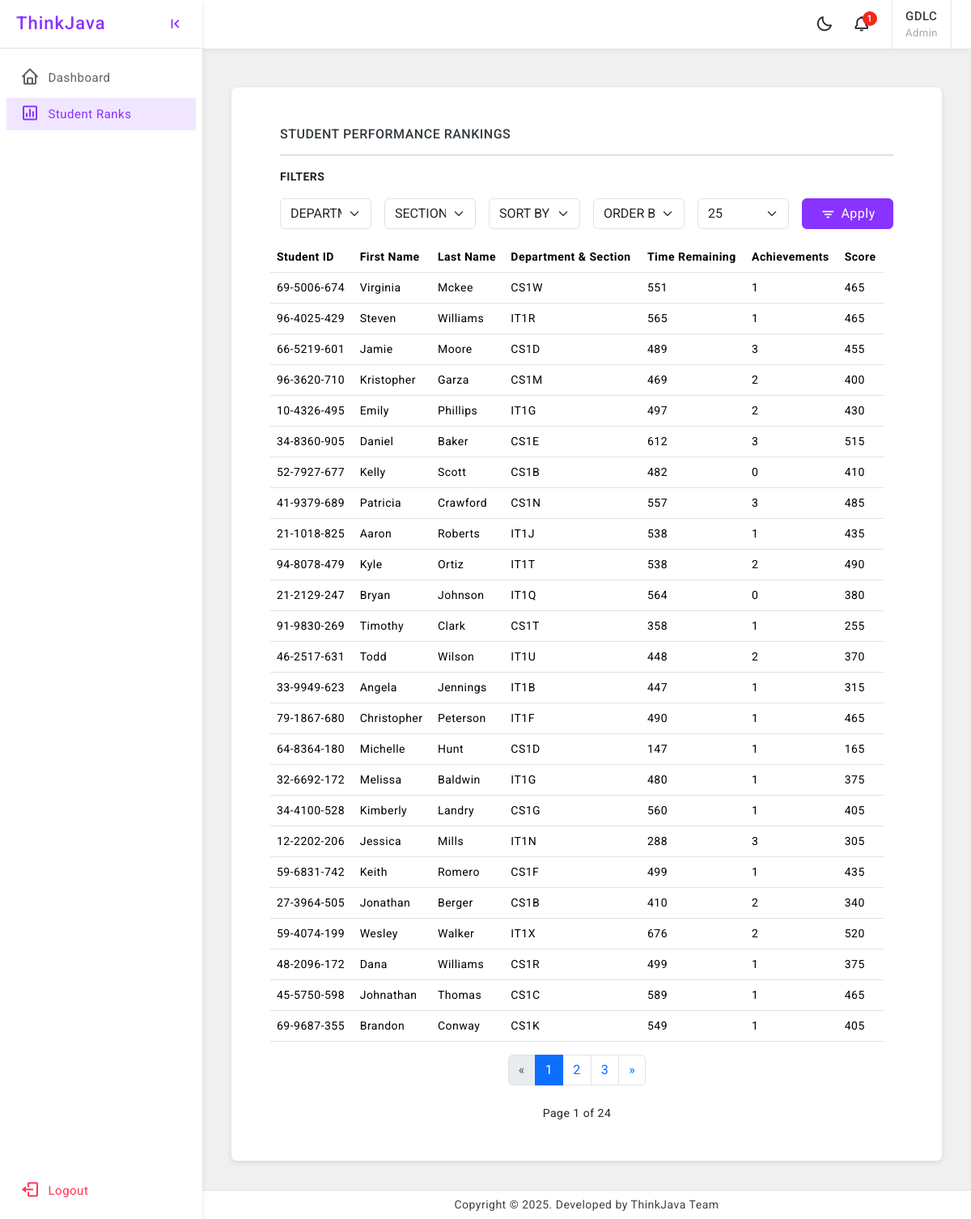
The page /student_rankings/ (signed in) on the database its author committed.
### StudentManagementSystem/models/admin.py (models this page shows, shortened)
class SimpleAdmin(models.Model):
    username = models.CharField(max_length=150, unique=True)
    password = models.CharField(max_length=128)  # You can hash passwords if needed
    first_name = models.CharField(max_length=150)
    last_name = models.CharField(max_length=150)
    role = models.CharField(
        max_length=20,
        choices=Role.choices,
        default=Role.ADMIN  # Default to 'Admin' role
    )

### StudentManagementSystem/models/student.py (models this page shows, shortened)
class Student(models.Model):
    student_id = models.CharField(max_length=50, unique=True)  # unique username or ID
    first_name = models.CharField(max_length=150)
    last_name = models.CharField(max_length=150)
    date_of_birth = models.DateField(null=True, blank=True)
    password = models.CharField(max_length=128)  # should be hashed
    year_level = models.ForeignKey(YearLevel, on_delete=models.CASCADE, null=True, blank=True)
    section = models.ForeignKey(Section, on_delete=models.CASCADE, null=True, blank=True)
    role = models.CharField(
        max_length=20,
        choices=Role.choices,
        default=Role.STUDENT  # Default to 'Student' role
    )
    @property
    def full_section(self):
        if self.section:
            return f"{self.section.department.name}{self.section.year_level.year}{self.section.letter}"
        return "N/A"

### StudentManagementSystem/views/admin/ranking_students.py (the view)
def student_ranking(request):
    user_context = get_user_context(request)
    role = user_context.get('role')
    if role not in [Role.ADMIN, Role.TEACHER]:
        return HttpResponseForbidden("You do not have permission to access this page.")
    department_name = request.GET.get("department")
    section_filter = request.GET.get("filter_by")
    sort_by = request.GET.get("sort_by", "")
    sort_order = request.GET.get("sort_order", "")
    page_number = request.GET.get("page", 1)
    per_page = int(request.GET.get("per_page", 25))
    departments = Department.objects.all().order_by("name")
    limit_to_students = None
    if role == Role.TEACHER:
        handled_sections = user_context.get('teacher').handled_sections.select_related("year_level", "section", "department")
        all_handled_section_ids = [hs.section.id for hs in handled_sections]
        if department_name and department_name.lower() != "all":
            filtered_section_ids = [
                hs.section.id for hs in handled_sections if hs.department.name == department_name
            ]
        else:
            filtered_section_ids = all_handled_section_ids
        sections = Section.objects.filter(id__in=filtered_section_ids).select_related('year_level') \
            .order_by('year_level__year', 'letter')
        limit_to_students = Student.objects.filter(
            section__id__in=filtered_section_ids
        ).values_list('id', flat=True)
    else:
        if department_name and department_name.lower() != "all":
            sections = Section.objects.filter(department__name=department_name) \
                .select_related("year_level").order_by("year_level__year", "letter")
        else:
            sections = Section.objects.select_related("year_level").order_by("year_level__year", "letter")
    unique_sections = []
    seen = set()
    for section in sections:
        section_key = (section.year_level.id, section.letter)
        if section_key not in seen:
            seen.add(section_key)
            unique_sections.append(section)
    sections = unique_sections
    rankings = get_all_student_rankings(
        sort_by=sort_by,
        sort_order=sort_order,
        filter_by=section_filter,
        department_filter=None if department_name and department_name.lower() == "all" else department_name,
        limit_to_students=limit_to_students
    )
    paginator = Paginator(rankings, per_page)
    page_obj = paginator.get_page(page_number)
    context = {
        'departments': departments,
        'sections': sections,
        'rankings': page_obj.object_list,
        'page_obj': page_obj,
        'selected_department': department_name,
        'selected_section': section_filter,
        'sort_by': sort_by,
        'sort_order': sort_order,
        'per_page': per_page,
        'username': user_context['username'],
        'role': user_context['role'],
    }
    return render(request, 'admin/student_ranking.html', context)

### StudentManagementSystem/templates/admin/student_ranking.html (shortened to what this page needs)
{% extends 'base.html' %}
{% load static %}
{% block sidebar %}{% include 'sidebar.html' %} {% endblock %}
{% block header %} {% include 'header.html' %} {% endblock %}
{% block content %}
    <div class="page-wrapper">
        <div class="row p-5">
            <div class="card">
                <div class="card-body p-5">
                    <h6 class="mb-0 text-uppercase">Student Performance Rankings</h6>
                    <hr>
                    <div class="row">
                        <div class="fw-bold mb-3">FILTERS</div>
                        <form method="get" class="filter-form">
                            <div class="row g-3">
                                <div class="col-2">
                                    <select name="department" id="department" class="form-select">
                                        <option value="">DEPARTMENTS</option>
                                    </select>
                                </div>
                                <div class="col-2">
                                    <select name="filter_by" id="filter_by" class="form-select">
                                        <option value="">SECTIONS</option>
                                    </select>
                                </div>
                                <div class="col-2">
                                    <select name="sort_by" id="sort_by" class="form-select text-uppercase">
                                        <option value="" {% if not sort_order %}selected{% endif %}>SORT BY</option>
                                    </select>
                                </div>
                                <div class="col-2">
                                    <select name="sort_order" id="sort_order" class="form-select text-uppercase">
                                        <option value="" {% if not sort_order %}selected{% endif %}>ORDER BY</option>
                                    </select>
                                </div>
                                <div class="col-2">
                                    <select name="per_page" onchange="this.form.submit()" class="form-select">
                                        <option value="25" {% if per_page == 25 %}selected{% endif %}>25</option>
                                    </select>
                                </div>
                                <div class="col-2">
                                    <button type="submit" class="btn btn-primary w-100"><i
                                            class="bx bx-filter"></i>Apply
                                    </button>
                                </div>
                            </div>
                        </form>
                        <div class="row mt-3">
                            <table class="table mb-0 table-hover">
                                <thead>
                                <tr>
                                    <th scope="col">Student ID</th>
                                    <th scope="col">First Name</th>
                                    <th scope="col">Last Name</th>
                                    <th scope="col">Department & Section</th>
                                    <th scope="col">Time Remaining</th>
                                    <th scope="col">Achievements</th>
                                    <th scope="col">Score</th>
                                </tr>
                                </thead>
                                <tbody>
                                {% for student in rankings %}
                                    <tr>
                                        <td>{{ student.student_id }}</td>
                                        <td>{{ student.first_name }}</td>
                                        <td>{{ student.last_name }}</td>
                                        <td>{{ student.section }}</td>
                                        <td>{{ student.total_time_remaining }}</td>
                                        <td>{{ student.achievements_unlocked }}</td>
                                        <td>{{ student.score }}</td>
                                    </tr>
                                {% empty %}
                                    <tr>
                                        <td colspan="9" class="text-center">No student data available.</td>
                                    </tr>
                                {% endfor %}
                                </tbody>
                            </table>
                            <div class="mt-3">
                                {% if page_obj.has_other_pages %}
                                    <div class="d-flex justify-content-center">
                                        <ul class="pagination">
                                            {% if page_obj.has_previous %}
                                                <li class="page-item">
                                                    <a class="page-link"
                                                       href="?{% if selected_department %}department={{ selected_department }}{% endif %}{% if selected_section %}&filter_by={{ selected_section }}{% endif %}{% if sort_by %}&sort_by={{ sort_by }}{% endif %}{% if sort_order %}&sort_order={{ sort_order }}{% endif %}{% if per_page %}&per_page={{ per_page }}{% endif %}&page={{ page_obj.previous_page_number }}"
                                                       aria-label="Previous">
                                                        <span aria-hidden="true">«</span>
                                                    </a>
                                                </li>
                                            {% else %}
                                                <li class="page-item disabled">
                                                    <span class="page-link"><span aria-hidden="true">«</span></span>
                                                </li>
                                            {% endif %}
                                            {% for num in page_obj.paginator.page_range %}
                                                {% if page_obj.number == num %}
                                                    <li class="page-item active">
                                                        <span class="page-link">{{ num }}</span>
                                                    </li>
                                                {% elif num > page_obj.number|add:"-3" and num < page_obj.number|add:"3" %}
                                                    <li class="page-item">
                                                        <a class="page-link"
                                                           href="?{% if per_page %}&per_page={{ per_page }}{% endif %}&page={{ num }}">
                                                            {{ num }}
                                                        </a>
                                                    </li>
                                                {% endif %}
                                            {% endfor %}
                                            {% if page_obj.has_next %}
                                                <li class="page-item">
                                                    <a class="page-link"
                                                       href="?{% if per_page %}&per_page={{ per_page }}{% endif %}&page={{ page_obj.next_page_number }}"
                                                       aria-label="Next">
                                                        <span aria-hidden="true">»</span>
                                                    </a>
                                                </li>
                                            {% else %}
                                                <li class="page-item disabled">
                                                    <span class="page-link"><span aria-hidden="true">»</span></span>
                                                </li>
                                            {% endif %}
                                        </ul>
                                    </div>
                                    <div class="text-center mt-2">
                                        <span>Page {{ page_obj.number }} of {{ page_obj.paginator.num_pages }}</span>
                                    </div>
                                {% endif %}
                            </div>
                        </div>
                    </div>
                </div>
            </div>
        </div>
    </div>
{% endblock %}
{% block footer %}
    {% include 'footer.html' %}
{% endblock %}

### StudentManagementSystem/templates/header.html (shortened to what this page needs)
    <header>
        <div class="topbar d-flex align-items-center">
            <nav class="navbar navbar-expand gap-3">
                <div class="top-menu ms-auto">
                    <ul class="navbar-nav align-items-center gap-1">
                        <li class="nav-item dark-mode d-none d-sm-flex">
                            <a class="nav-link dark-mode-icon" href="javascript:;"><i class="bx bx-moon"></i>
                            </a>
                        </li>
                        <li class="nav-item dropdown dropdown-large">
                            <a class="nav-link dropdown-toggle dropdown-toggle-nocaret position-relative" href="#"
                               role="button" data-bs-toggle="dropdown" aria-expanded="false"> <span
                                    class="alert-count">1</span>
                                <i class="bx bx-bell"></i>
                            </a>
                        </li>
                    </ul>
                </div>
                <div class="user-box dropdown px-3">
                    <a class="d-flex align-items-center nav-link dropdown-toggle dropdown-toggle-nocaret" href="#"
                       role="button" data-bs-toggle="dropdown" aria-expanded="false">
                        <div class="user-info">
                            <p class="user-name mb-0">{{ username | upper }}</p>
                            <p class="designattion mb-0">{{ role | title }}</p>
                        </div>
                    </a>
                </div>
            </nav>
        </div>
    </header>

### rows shown on the page
SimpleAdmin: username "GDLC", role "Admin"
Student: student_id "69-5006-674", first_name "Virginia", last_name "Mckee"
Student: student_id "96-4025-429", first_name "Steven", last_name "Williams"
Student: student_id "66-5219-601", first_name "Jamie", last_name "Moore"
Student: student_id "96-3620-710", first_name "Kristopher", last_name "Garza"
Student: student_id "10-4326-495", first_name "Emily", last_name "Phillips"
Student: student_id "34-8360-905", first_name "Daniel", last_name "Baker"
Student: student_id "52-7927-677", first_name "Kelly", last_name "Scott"
Student: student_id "41-9379-689", first_name "Patricia", last_name "Crawford"
Student: student_id "21-1018-825", first_name "Aaron", last_name "Roberts"
Student: student_id "94-8078-479", first_name "Kyle", last_name "Ortiz"
Student: student_id "21-2129-247", first_name "Bryan", last_name "Johnson"
Student: student_id "91-9830-269", first_name "Timothy", last_name "Clark"
Student: student_id "46-2517-631", first_name "Todd", last_name "Wilson"
Student: student_id "33-9949-623", first_name "Angela", last_name "Jennings"
Student: student_id "79-1867-680", first_name "Christopher", last_name "Peterson"
Student: student_id "64-8364-180", first_name "Michelle", last_name "Hunt"
Student: student_id "32-6692-172", first_name "Melissa", last_name "Baldwin"
Student: student_id "34-4100-528", first_name "Kimberly", last_name "Landry"
Student: student_id "12-2202-206", first_name "Jessica", last_name "Mills"
Student: student_id "59-6831-742", first_name "Keith", last_name "Romero"
Student: student_id "27-3964-505", first_name "Jonathan", last_name "Berger"
Student: student_id "59-4074-199", first_name "Wesley", last_name "Walker"
Student: student_id "48-2096-172", first_name "Dana", last_name "Williams"
Student: student_id "45-5750-598", first_name "Johnathan", last_name "Thomas"
Student: student_id "69-9687-355", first_name "Brandon", last_name "Conway"

### other values the page prints
{{ student.section }} "CS1W" "IT1R" "CS1D" "CS1M" "IT1G" "CS1E" "CS1B" "CS1N" "IT1J" "IT1T" "IT1Q" "CS1T" "IT1U" "IT1B" "IT1F" "CS1D" "IT1G" "CS1G" "IT1N" "CS1F" "CS1B" "IT1X" "CS1R" "CS1C" "CS1K"
{{ student.total_time_remaining }} "551" "565" "489" "469" "497" "612" "482" "557" "538" "538" "564" "358" "448" "447" "490" "147" "480" "560" "288" "499" "410" "676" "499" "589" "549"
{{ student.achievements_unlocked }} "1" "1" "3" "2" "2" "3" "0" "3" "1" "2" "0" "1" "2" "1" "1" "1" "1" "1" "3" "1" "2" "2" "1" "1" "1"
{{ student.score }} "465" "465" "455" "400" "430" "515" "410" "485" "435" "490" "380" "255" "370" "315" "465" "165" "375" "405" "305" "435" "340" "520" "375" "465" "405"
{{ num }} "1"
{{ num }} "2" "3"
{{ page_obj.number }} "1"
{{ page_obj.paginator.num_pages }} "24"
